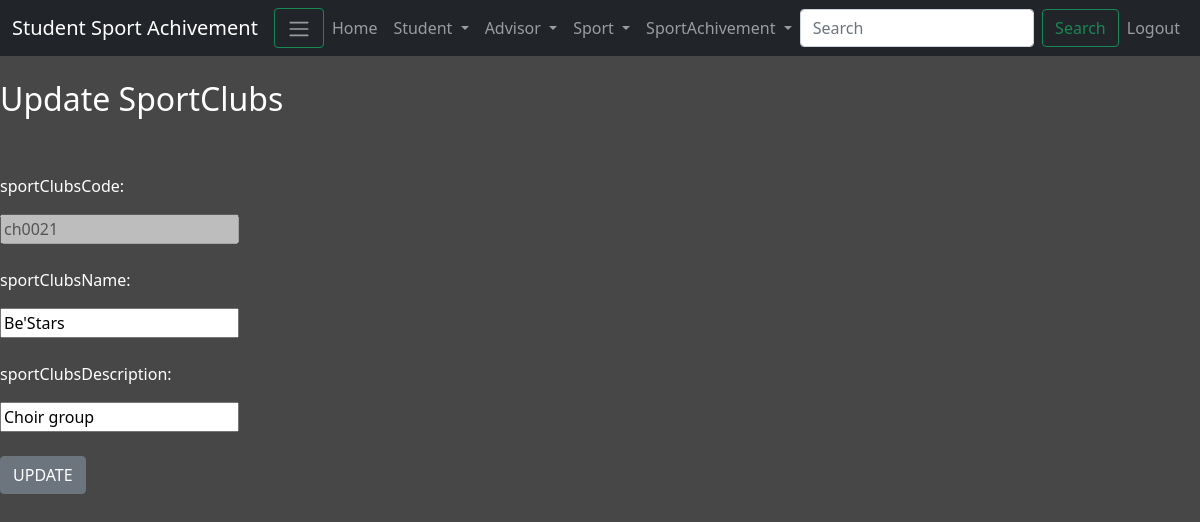
The app's page /Student/adminSportCodeUpdate/ch0021 with its own data.
### Tracking/models.py (models this page shows, shortened)
class SportsClubs(models.Model):
    sportClubsCode = models.CharField(max_length=12, primary_key = True)
    sportClubsName = models.CharField(max_length = 128)
    sportClubsDescription = models.TextField(max_length = 128)

### Tracking/views.py (the view)
# urls.py: path("adminSportCodeUpdate/<str:sportClubsCode>",views.sportCodeUpdate,name='sportCodeUpdate'),
def sportCodeUpdate(request, sportClubsCode):
    upSC = SportsClubs.objects.get(sportClubsCode=sportClubsCode)
    template = loader.get_template('Tracking/adminSportCodeUpdate.html')
    context={
        'upSC':upSC
    }
    return HttpResponse(template.render(context, request))

### Tracking/templates/Tracking/adminSportCodeUpdate.html (shortened to what this page needs)
{% include 'Tracking/base.html' %}
<html>
    <head>
    </head>
    <body>
        <h2>Update SportClubs</h2>
        <br><br>
        <form action="adminSportCodeUpdatedata/{{ upSC.sportClubsCode }}" method='POST'>
            <p>sportClubsCode:</p>
                <input name='sportClubsCode' value="{{upSC.sportClubsCode}}" disabled="False">
                <br><br>
            <p>sportClubsName:</p>
                <input type="text" name='sportClubsName' value="{{upSC.sportClubsName}}">
                <br><br>
            <p>sportClubsDescription:</p>
                <input name='sportClubsDescription' value="{{upSC.sportClubsDescription}}">
                <br><br>
                <input type='submit' value='UPDATE' class="btn btn-secondary">
        </form>
    </body>
</html>

### Tracking/templates/Tracking/base.html (style rules this page uses)
body { background: #474747 }

### Tracking/templates/Tracking/adminSportCodeUpdate.html (style rules this page uses)
p { color: white; }
h2 { color: white; }

### records on screen
SportsClubs: sportClubsCode "ch0021", sportClubsName "Be'Stars", sportClubsDescription "Choir group"
